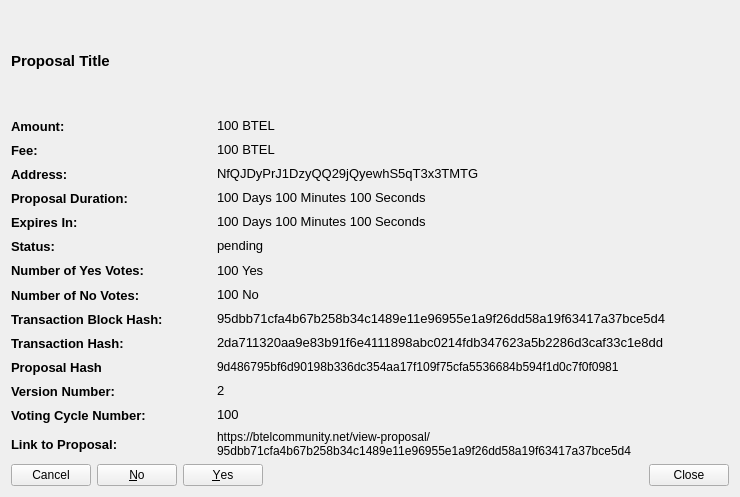
<?xml version="1.0" encoding="UTF-8"?>
<ui version="4.0">
 <class>CommunityFundDisplayDetailed</class>
 <widget class="QWidget" name="CommunityFundDisplayDetailed">
  <property name="geometry">
   <rect>
    <x>0</x>
    <y>0</y>
    <width>740</width>
    <height>497</height>
   </rect>
  </property>
  <property name="sizePolicy">
   <sizepolicy hsizetype="Preferred" vsizetype="Expanding">
    <horstretch>0</horstretch>
    <verstretch>0</verstretch>
   </sizepolicy>
  </property>
  <property name="minimumSize">
   <size>
    <width>740</width>
    <height>497</height>
   </size>
  </property>
  <property name="windowTitle">
   <string>Proposal Details</string>
  </property>
  <layout class="QVBoxLayout" name="verticalLayout_3">
   <item>
    <widget class="QLabel" name="labelProposalTitle">
     <property name="sizePolicy">
      <sizepolicy hsizetype="Preferred" vsizetype="Expanding">
       <horstretch>0</horstretch>
       <verstretch>0</verstretch>
      </sizepolicy>
     </property>
     <property name="maximumSize">
      <size>
       <width>16777215</width>
       <height>100</height>
      </size>
     </property>
     <property name="font">
      <font>
       <pointsize>11</pointsize>
       <weight>75</weight>
       <bold>true</bold>
      </font>
     </property>
     <property name="text">
      <string>Proposal Title</string>
     </property>
     <property name="wordWrap">
      <bool>true</bool>
     </property>
     <property name="openExternalLinks">
      <bool>false</bool>
     </property>
    </widget>
   </item>
   <item>
    <layout class="QVBoxLayout" name="verticalLayoutDetailedInfomation">
     <item>
      <layout class="QHBoxLayout" name="horizontalLayoutAmount">
       <item>
        <widget class="QLabel" name="labelAmountTitle">
         <property name="sizePolicy">
          <sizepolicy hsizetype="Fixed" vsizetype="Preferred">
           <horstretch>0</horstretch>
           <verstretch>0</verstretch>
          </sizepolicy>
         </property>
         <property name="minimumSize">
          <size>
           <width>200</width>
           <height>0</height>
          </size>
         </property>
         <property name="font">
          <font>
           <pointsize>10</pointsize>
           <weight>75</weight>
           <bold>true</bold>
          </font>
         </property>
         <property name="text">
          <string>Amount:</string>
         </property>
         <property name="textInteractionFlags">
          <set>Qt::NoTextInteraction</set>
         </property>
        </widget>
       </item>
       <item>
        <widget class="QLabel" name="labelAmount">
         <property name="font">
          <font>
           <pointsize>10</pointsize>
          </font>
         </property>
         <property name="text">
          <string>100 BTEL</string>
         </property>
         <property name="textInteractionFlags">
          <set>Qt::TextSelectableByMouse</set>
         </property>
        </widget>
       </item>
      </layout>
     </item>
     <item>
      <layout class="QHBoxLayout" name="horizontalLayoutFee">
       <item>
        <widget class="QLabel" name="labelFeeTitle">
         <property name="sizePolicy">
          <sizepolicy hsizetype="Fixed" vsizetype="Preferred">
           <horstretch>0</horstretch>
           <verstretch>0</verstretch>
          </sizepolicy>
         </property>
         <property name="minimumSize">
          <size>
           <width>200</width>
           <height>0</height>
          </size>
         </property>
         <property name="font">
          <font>
           <pointsize>10</pointsize>
           <weight>75</weight>
           <bold>true</bold>
          </font>
         </property>
         <property name="text">
          <string>Fee:</string>
         </property>
         <property name="textInteractionFlags">
          <set>Qt::NoTextInteraction</set>
         </property>
        </widget>
       </item>
       <item>
        <widget class="QLabel" name="labelFee">
         <property name="font">
          <font>
           <pointsize>10</pointsize>
          </font>
         </property>
         <property name="text">
          <string>100 BTEL</string>
         </property>
         <property name="textInteractionFlags">
          <set>Qt::TextSelectableByMouse</set>
         </property>
        </widget>
       </item>
      </layout>
     </item>
     <item>
      <layout class="QHBoxLayout" name="horizontalLayoutAddress">
       <item>
        <widget class="QLabel" name="labelAddressTitle">
         <property name="sizePolicy">
          <sizepolicy hsizetype="Fixed" vsizetype="Preferred">
           <horstretch>0</horstretch>
           <verstretch>0</verstretch>
          </sizepolicy>
         </property>
         <property name="minimumSize">
          <size>
           <width>200</width>
           <height>0</height>
          </size>
         </property>
         <property name="font">
          <font>
           <pointsize>10</pointsize>
           <weight>75</weight>
           <bold>true</bold>
          </font>
         </property>
         <property name="text">
          <string>Address:</string>
         </property>
         <property name="textInteractionFlags">
          <set>Qt::NoTextInteraction</set>
         </property>
        </widget>
       </item>
       <item>
        <widget class="QLabel" name="labelAddress">
         <property name="font">
          <font>
           <pointsize>10</pointsize>
          </font>
         </property>
         <property name="text">
          <string>NfQJDyPrJ1DzyQQ29jQyewhS5qT3x3TMTG</string>
         </property>
         <property name="textInteractionFlags">
          <set>Qt::TextSelectableByMouse</set>
         </property>
        </widget>
       </item>
      </layout>
     </item>
     <item>
      <layout class="QHBoxLayout" name="horizontalLayoutDeadline">
       <item>
        <widget class="QLabel" name="labelDeadlineTitle">
         <property name="sizePolicy">
          <sizepolicy hsizetype="Fixed" vsizetype="Preferred">
           <horstretch>0</horstretch>
           <verstretch>0</verstretch>
          </sizepolicy>
         </property>
         <property name="minimumSize">
          <size>
           <width>200</width>
           <height>0</height>
          </size>
         </property>
         <property name="font">
          <font>
           <pointsize>10</pointsize>
           <weight>75</weight>
           <bold>true</bold>
          </font>
         </property>
         <property name="text">
          <string>Proposal Duration:</string>
         </property>
         <property name="textInteractionFlags">
          <set>Qt::NoTextInteraction</set>
         </property>
        </widget>
       </item>
       <item>
        <widget class="QLabel" name="labelDeadline">
         <property name="font">
          <font>
           <pointsize>10</pointsize>
          </font>
         </property>
         <property name="text">
          <string>100 Days 100 Minutes 100 Seconds</string>
         </property>
         <property name="textInteractionFlags">
          <set>Qt::TextSelectableByMouse</set>
         </property>
        </widget>
       </item>
      </layout>
     </item>
     <item>
      <layout class="QHBoxLayout" name="horizontalLayoutExpiresIn">
       <item>
        <widget class="QLabel" name="labelExpiresInTitle">
         <property name="sizePolicy">
          <sizepolicy hsizetype="Fixed" vsizetype="Preferred">
           <horstretch>0</horstretch>
           <verstretch>0</verstretch>
          </sizepolicy>
         </property>
         <property name="minimumSize">
          <size>
           <width>200</width>
           <height>0</height>
          </size>
         </property>
         <property name="font">
          <font>
           <pointsize>10</pointsize>
           <weight>75</weight>
           <bold>true</bold>
          </font>
         </property>
         <property name="text">
          <string>Expires In:</string>
         </property>
         <property name="textInteractionFlags">
          <set>Qt::NoTextInteraction</set>
         </property>
        </widget>
       </item>
       <item>
        <widget class="QLabel" name="labelExpiresIn">
         <property name="font">
          <font>
           <pointsize>10</pointsize>
          </font>
         </property>
         <property name="text">
          <string>100 Days 100 Minutes 100 Seconds</string>
         </property>
         <property name="textInteractionFlags">
          <set>Qt::TextSelectableByMouse</set>
         </property>
        </widget>
       </item>
      </layout>
     </item>
     <item>
      <layout class="QHBoxLayout" name="horizontalLayoutStatus">
       <item>
        <widget class="QLabel" name="labelStatusTitle">
         <property name="sizePolicy">
          <sizepolicy hsizetype="Fixed" vsizetype="Preferred">
           <horstretch>0</horstretch>
           <verstretch>0</verstretch>
          </sizepolicy>
         </property>
         <property name="minimumSize">
          <size>
           <width>200</width>
           <height>0</height>
          </size>
         </property>
         <property name="font">
          <font>
           <pointsize>10</pointsize>
           <weight>75</weight>
           <bold>true</bold>
          </font>
         </property>
         <property name="text">
          <string>Status:</string>
         </property>
         <property name="textInteractionFlags">
          <set>Qt::NoTextInteraction</set>
         </property>
        </widget>
       </item>
       <item>
        <widget class="QLabel" name="labelStatus">
         <property name="font">
          <font>
           <pointsize>10</pointsize>
          </font>
         </property>
         <property name="text">
          <string>pending</string>
         </property>
         <property name="textInteractionFlags">
          <set>Qt::TextSelectableByMouse</set>
         </property>
        </widget>
       </item>
      </layout>
     </item>
     <item>
      <layout class="QHBoxLayout" name="horizontalLayoutNumberYesVotes">
       <item>
        <widget class="QLabel" name="labelNumberOfYesVotesTitle">
         <property name="sizePolicy">
          <sizepolicy hsizetype="Fixed" vsizetype="Preferred">
           <horstretch>0</horstretch>
           <verstretch>0</verstretch>
          </sizepolicy>
         </property>
         <property name="minimumSize">
          <size>
           <width>200</width>
           <height>0</height>
          </size>
         </property>
         <property name="font">
          <font>
           <pointsize>10</pointsize>
           <weight>75</weight>
           <bold>true</bold>
          </font>
         </property>
         <property name="text">
          <string>Number of Yes Votes:</string>
         </property>
         <property name="textInteractionFlags">
          <set>Qt::NoTextInteraction</set>
         </property>
        </widget>
       </item>
       <item>
        <widget class="QLabel" name="labelNumberOfYesVotes">
         <property name="font">
          <font>
           <pointsize>10</pointsize>
          </font>
         </property>
         <property name="text">
          <string>100 Yes</string>
         </property>
         <property name="textInteractionFlags">
          <set>Qt::TextSelectableByMouse</set>
         </property>
        </widget>
       </item>
      </layout>
     </item>
     <item>
      <layout class="QHBoxLayout" name="horizontalLayoutNumberNoVotes">
       <item>
        <widget class="QLabel" name="labelNumberOfNoVotesTitle">
         <property name="sizePolicy">
          <sizepolicy hsizetype="Fixed" vsizetype="Preferred">
           <horstretch>0</horstretch>
           <verstretch>0</verstretch>
          </sizepolicy>
         </property>
         <property name="minimumSize">
          <size>
           <width>200</width>
           <height>0</height>
          </size>
         </property>
         <property name="font">
          <font>
           <pointsize>10</pointsize>
           <weight>75</weight>
           <bold>true</bold>
          </font>
         </property>
         <property name="text">
          <string>Number of No Votes:</string>
         </property>
         <property name="textInteractionFlags">
          <set>Qt::NoTextInteraction</set>
         </property>
        </widget>
       </item>
       <item>
        <widget class="QLabel" name="labelNumberOfNoVotes">
         <property name="font">
          <font>
           <pointsize>10</pointsize>
          </font>
         </property>
         <property name="text">
          <string>100 No</string>
         </property>
         <property name="textInteractionFlags">
          <set>Qt::TextSelectableByMouse</set>
         </property>
        </widget>
       </item>
      </layout>
     </item>
     <item>
      <layout class="QHBoxLayout" name="horizontalLayoutTransactionBlockHash">
       <item>
        <widget class="QLabel" name="labelTransactionBlockHashTitle">
         <property name="sizePolicy">
          <sizepolicy hsizetype="Fixed" vsizetype="Preferred">
           <horstretch>0</horstretch>
           <verstretch>0</verstretch>
          </sizepolicy>
         </property>
         <property name="minimumSize">
          <size>
           <width>200</width>
           <height>0</height>
          </size>
         </property>
         <property name="font">
          <font>
           <pointsize>10</pointsize>
           <weight>75</weight>
           <bold>true</bold>
          </font>
         </property>
         <property name="text">
          <string>Transaction Block Hash:</string>
         </property>
         <property name="textInteractionFlags">
          <set>Qt::NoTextInteraction</set>
         </property>
        </widget>
       </item>
       <item>
        <widget class="QLabel" name="labelTransactionBlockHash">
         <property name="font">
          <font>
           <pointsize>10</pointsize>
          </font>
         </property>
         <property name="text">
          <string>95dbb71cfa4b67b258b34c1489e11e96955e1a9f26dd58a19f63417a37bce5d4</string>
         </property>
         <property name="textInteractionFlags">
          <set>Qt::TextSelectableByMouse</set>
         </property>
        </widget>
       </item>
      </layout>
     </item>
     <item>
      <layout class="QHBoxLayout" name="horizontalLayoutTransactionHash">
       <item>
        <widget class="QLabel" name="labelTransactionHashTitle">
         <property name="sizePolicy">
          <sizepolicy hsizetype="Fixed" vsizetype="Preferred">
           <horstretch>0</horstretch>
           <verstretch>0</verstretch>
          </sizepolicy>
         </property>
         <property name="minimumSize">
          <size>
           <width>200</width>
           <height>0</height>
          </size>
         </property>
         <property name="font">
          <font>
           <pointsize>10</pointsize>
           <weight>75</weight>
           <bold>true</bold>
          </font>
         </property>
         <property name="text">
          <string>Transaction Hash:</string>
         </property>
         <property name="textInteractionFlags">
          <set>Qt::NoTextInteraction</set>
         </property>
        </widget>
       </item>
       <item>
        <widget class="QLabel" name="labelTransactionHash">
         <property name="font">
          <font>
           <pointsize>10</pointsize>
          </font>
         </property>
         <property name="text">
          <string>2da711320aa9e83b91f6e4111898abc0214fdb347623a5b2286d3caf33c1e8dd</string>
         </property>
         <property name="textInteractionFlags">
          <set>Qt::TextSelectableByMouse</set>
         </property>
        </widget>
       </item>
      </layout>
     </item>
     <item>
      <layout class="QHBoxLayout" name="horizontalLayout">
       <property name="topMargin">
        <number>0</number>
       </property>
       <item>
        <widget class="QLabel" name="labelProposalHashTitle">
         <property name="sizePolicy">
          <sizepolicy hsizetype="Minimum" vsizetype="Preferred">
           <horstretch>0</horstretch>
           <verstretch>0</verstretch>
          </sizepolicy>
         </property>
         <property name="minimumSize">
          <size>
           <width>200</width>
           <height>0</height>
          </size>
         </property>
         <property name="maximumSize">
          <size>
           <width>200</width>
           <height>16777215</height>
          </size>
         </property>
         <property name="font">
          <font>
           <pointsize>10</pointsize>
           <weight>75</weight>
           <bold>true</bold>
          </font>
         </property>
         <property name="text">
          <string>Proposal Hash</string>
         </property>
        </widget>
       </item>
       <item>
        <widget class="QLabel" name="labelProposalHash">
         <property name="text">
          <string>9d486795bf6d90198b336dc354aa17f109f75cfa5536684b594f1d0c7f0f0981</string>
         </property>
         <property name="textInteractionFlags">
          <set>Qt::TextSelectableByMouse</set>
         </property>
        </widget>
       </item>
      </layout>
     </item>
     <item>
      <layout class="QHBoxLayout" name="horizontalLayoutVersionNumber">
       <item>
        <widget class="QLabel" name="labelVersionNumberTitle">
         <property name="sizePolicy">
          <sizepolicy hsizetype="Fixed" vsizetype="Preferred">
           <horstretch>0</horstretch>
           <verstretch>0</verstretch>
          </sizepolicy>
         </property>
         <property name="minimumSize">
          <size>
           <width>200</width>
           <height>0</height>
          </size>
         </property>
         <property name="font">
          <font>
           <pointsize>10</pointsize>
           <weight>75</weight>
           <bold>true</bold>
          </font>
         </property>
         <property name="text">
          <string>Version Number:</string>
         </property>
         <property name="textInteractionFlags">
          <set>Qt::NoTextInteraction</set>
         </property>
        </widget>
       </item>
       <item>
        <widget class="QLabel" name="labelVersionNumber">
         <property name="font">
          <font>
           <pointsize>10</pointsize>
          </font>
         </property>
         <property name="text">
          <string>2</string>
         </property>
         <property name="textInteractionFlags">
          <set>Qt::TextSelectableByMouse</set>
         </property>
        </widget>
       </item>
      </layout>
     </item>
     <item>
      <layout class="QHBoxLayout" name="horizontalLayoutVotingCycleNumber">
       <item>
        <widget class="QLabel" name="labelVOtingCycleNumberTitle">
         <property name="sizePolicy">
          <sizepolicy hsizetype="Fixed" vsizetype="Preferred">
           <horstretch>0</horstretch>
           <verstretch>0</verstretch>
          </sizepolicy>
         </property>
         <property name="minimumSize">
          <size>
           <width>200</width>
           <height>0</height>
          </size>
         </property>
         <property name="font">
          <font>
           <pointsize>10</pointsize>
           <weight>75</weight>
           <bold>true</bold>
          </font>
         </property>
         <property name="text">
          <string>Voting Cycle Number:</string>
         </property>
         <property name="textInteractionFlags">
          <set>Qt::NoTextInteraction</set>
         </property>
        </widget>
       </item>
       <item>
        <widget class="QLabel" name="labelVotingCycleNumber">
         <property name="font">
          <font>
           <pointsize>10</pointsize>
          </font>
         </property>
         <property name="text">
          <string>100</string>
         </property>
         <property name="textInteractionFlags">
          <set>Qt::TextSelectableByMouse</set>
         </property>
        </widget>
       </item>
      </layout>
     </item>
     <item>
      <layout class="QHBoxLayout" name="horizontalLayoutLinkToProposal">
       <item>
        <widget class="QLabel" name="labelLinkToProposalTitle">
         <property name="sizePolicy">
          <sizepolicy hsizetype="Fixed" vsizetype="Preferred">
           <horstretch>0</horstretch>
           <verstretch>0</verstretch>
          </sizepolicy>
         </property>
         <property name="minimumSize">
          <size>
           <width>200</width>
           <height>0</height>
          </size>
         </property>
         <property name="font">
          <font>
           <pointsize>10</pointsize>
           <weight>75</weight>
           <bold>true</bold>
          </font>
         </property>
         <property name="text">
          <string>Link to Proposal:</string>
         </property>
         <property name="textInteractionFlags">
          <set>Qt::NoTextInteraction</set>
         </property>
        </widget>
       </item>
       <item>
        <widget class="QLabel" name="labelLinkToProposal">
         <property name="text">
          <string>https://btelcommunity.net/view-proposal/95dbb71cfa4b67b258b34c1489e11e96955e1a9f26dd58a19f63417a37bce5d4</string>
         </property>
         <property name="wordWrap">
          <bool>true</bool>
         </property>
         <property name="openExternalLinks">
          <bool>true</bool>
         </property>
         <property name="textInteractionFlags">
          <set>Qt::TextBrowserInteraction</set>
         </property>
        </widget>
       </item>
      </layout>
     </item>
     <item>
      <layout class="QHBoxLayout" name="horizontalLayoutButtons">
       <item>
        <widget class="QDialogButtonBox" name="buttonBoxYesNoVote">
         <property name="layoutDirection">
          <enum>Qt::RightToLeft</enum>
         </property>
         <property name="standardButtons">
          <set>QDialogButtonBox::Cancel|QDialogButtonBox::No|QDialogButtonBox::Yes</set>
         </property>
        </widget>
       </item>
       <item>
        <spacer name="horizontalSpacerButtons">
         <property name="orientation">
          <enum>Qt::Horizontal</enum>
         </property>
         <property name="sizeHint" stdset="0">
          <size>
           <width>40</width>
           <height>20</height>
          </size>
         </property>
        </spacer>
       </item>
       <item>
        <widget class="QPushButton" name="pushButtonClose">
         <property name="text">
          <string>Close</string>
         </property>
        </widget>
       </item>
      </layout>
     </item>
    </layout>
   </item>
  </layout>
 </widget>
 <resources/>
 <connections/>
</ui>
